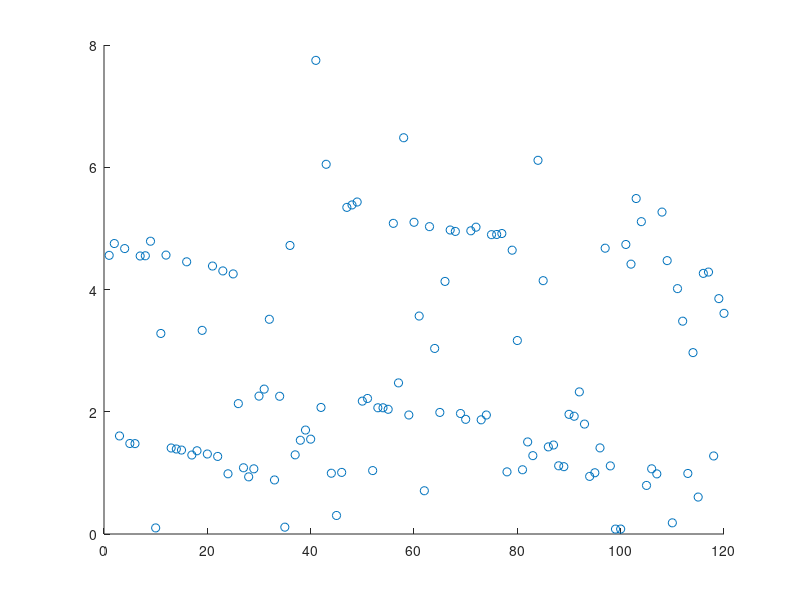
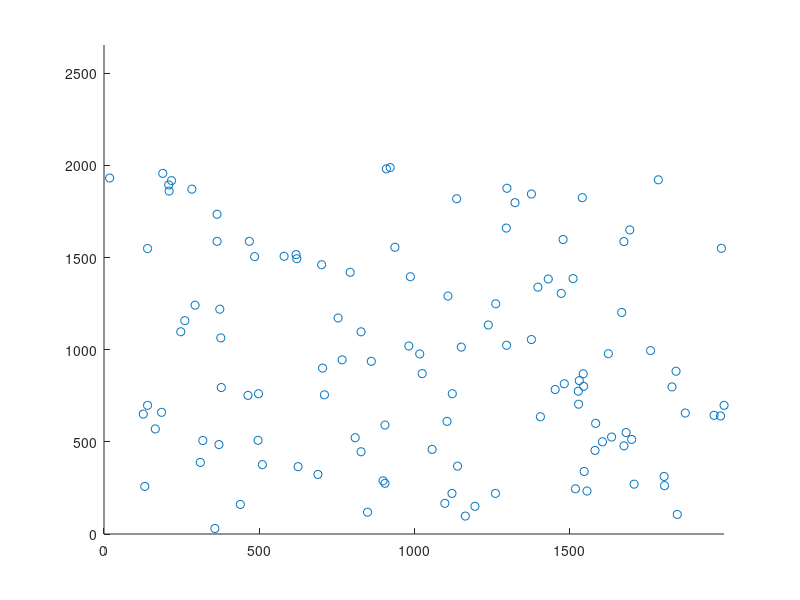

Reproduce these figures in MATLAB, in order.
clear;
close all;


%% Chargement

% Load ellipses.txt
ellipses = fopen('ellipses.txt','r');

parametres_ell = fscanf(ellipses,'%f', [7 Inf]);
parametres_ell = parametres_ell';
parametres_ell(1,:)
fclose(ellipses);

%% Parametre
% Calcul excentricité des ellipses
e = [];
% Grand-axe
a = parametres_ell(:,3);
% Petit-axe
b = parametres_ell(:,4);

e = sqrt(1-(b./a).^2);

figure(1);
scatter((1:length(e))',abs(parametres_ell(:,6)-parametres_ell(:,5))');

figure(2);
scatter(parametres_ell(:,2), parametres_ell(:,1));
ylim([0 2654]);
xlim([0 1998]);
%% Filtrage
%% Calcul des normales
%% SFS
%% Calcul des profondeur